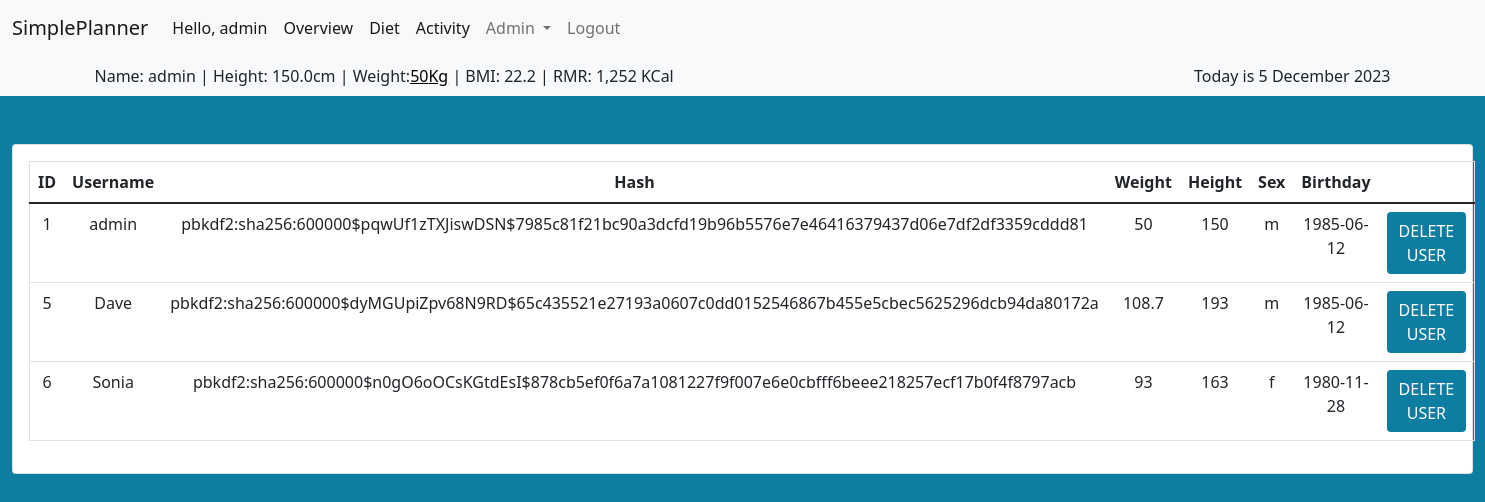
Page /admin_users (signed in) on the earlier database version.
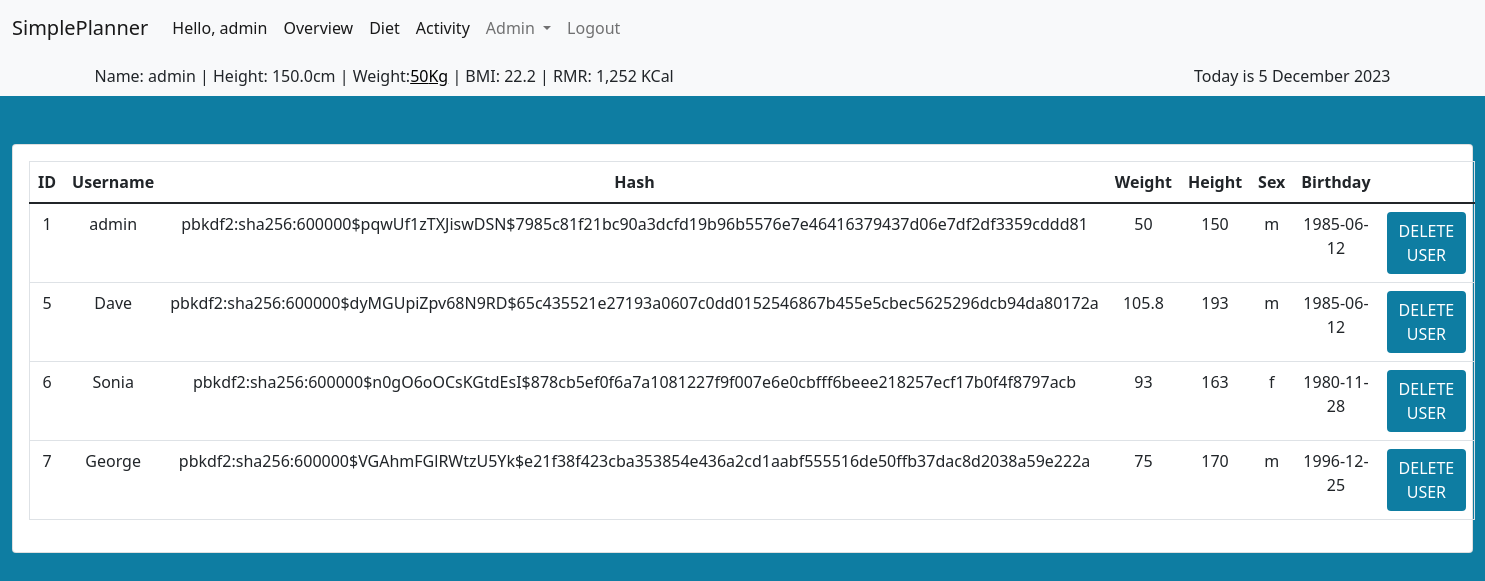
Same page on the later database version.
### tables this page shows
CREATE TABLE "users" (
    id INTEGER PRIMARY KEY, 
    username TEXT NOT NULL, 
    hash TEXT NOT NULL, 
    weight INTEGER NOT NULL,
    height INTEGER NOT NULL,
    birthday DATE NOT NULL,
    sex TEXT NOT NULL CHECK (sex='m' OR sex='f')
);

### app.py (the view)
@app.route("/admin_users")
@helpers.admin_required
def admin_users():
    cur = db.cursor()
    users = cur.execute("SELECT * FROM users").fetchall()
    cur.close()
    return render_template("admin_users.html", users=users)

### helpers.py (called while the page is built)
def dict_factory(cursor, row):
    fields = [column[0] for column in cursor.description]
    return {key: value for key, value in zip(fields, row)}

def admin_required(f):
    @wraps(f)
    def decorated_function(*args, **kwargs):
        if session.get("user_id") != 1:
            return redirect("/logout")
        return f(*args, **kwargs)
    return decorated_function

def kcal(value):
    return f"{value:,} KCal"

def date_format(value):
    months = ("January", "February", "March", "April", "May", "June",
              "July", "August", "September", "October", "November", "December")
    month = months[value.month-1]
    return "{} {} {}".format(value.day, month, value.year)

### templates/admin_users.html (shortened to what this page needs)
{% extends "layout.html" %}
{% block main %}
<div class="card text-center">
    <div class="card-body">
        <table class="table">
            <thead>
                <tr>
                    <th>ID</th>
                    <th>Username</th>
                    <th>Hash</th>
                    <th>Weight</th>
                    <th>Height</th>
                    <th>Sex</th>
                    <th>Birthday</th>
                    <th></th>
                </tr>
            </thead>
            <tbody>
                {% for user in users %}
                <tr>
                    <td>{{ user["id"] }}</td>
                    <td>{{ user["username"] }}</td>
                    <td>{{ user["hash"] }}</td>
                    <td>{{ user["weight"] }}</td>
                    <td>{{ user["height"] }}</td>
                    <td>{{ user["sex"] }}</td>
                    <td>{{ user["birthday"] }}</td>
                    <td>
                        <form action="/delete_user" method="post"
                            onsubmit="return confirm('Are you sure you wish to delete {{ user.username }} ?');">
                            {% if session["user_id"] == user["id"] %}
                            <button type="submit" disabled>DELETE USER</button>
                            {% else %}
                            <button type="submit">DELETE USER</button>
                            {% endif %}
                        </form>
                    </td>
                </tr>
                {% endfor %}
            </tbody>
        </table>
    </div>
</div>
{% endblock %}

### templates/layout.html (shortened to what this page needs)
<!DOCTYPE html>
<html lang="eng">
<head>
    <link href="https://cdn.jsdelivr.net/npm/bootstrap@5.1.3/dist/css/bootstrap.min.css"
 rel="stylesheet">
    <link rel="stylesheet" href="https://cdn.jsdelivr.net/npm/bootstrap-icons@1.11.1/font/bootstrap-icons.css">
    <link rel="stylesheet" type="text/css" href="static/style.css">
</head>
<body>
    <nav class="navbar navbar-expand-lg navbar-light bg-light">
        <div class="container-fluid">
            <a class="navbar-brand" href="/">SimplePlanner</a>
            <div class="collapse navbar-collapse" id="navbarNavDropdown">
                <ul class="navbar-nav">
                    {% if session["user_id"] %}
                    <li class="nav-item">
                        <a class="nav-link active" aria-current="page" href="#">Hello, {{ session["username"] }}</a>
                    </li>
                    <li class="nav-item">
                        <a class="nav-link active" aria-current="page" href="/overview">Overview</a>
                    </li>
                    <li class="nav-item">
                        <a class="nav-link active" aria-current="page" href="/diet_diary">Diet</a>
                    </li>
                    <li class="nav-item">
                        <a class="nav-link active" aria-current="page" href="/exercise_diary">Activity</a>
                    </li>
                    {% if session["user_id"] == 1 %}
                    <li class="nav-item dropdown">
                        <a class="nav-link dropdown-toggle" href="#" id="navbarDropdownMenuLink" role="button"
                            data-bs-toggle="dropdown" aria-expanded="false">
                            Admin
                        </a>
                    </li>
                    {% endif %}
                    <li class="nav-item">
                        <a class="nav-link" href="/logout">Logout</a>
                    </li>
                    {% endif %}
                </ul>
            </div>
        </div>
    </nav>
    {% if session["user_id"] %}
    <nav class="navbar navbar-expand-lg navbar-light bg-light">
        <div class="container">
            <div class="collapse navbar-collapse" id="navbarButtonsExample">
                Name: {{ session["username"] }} | Height: {{ session["height"] }}cm | Weight: <a type="button"
                    data-bs-toggle="modal" data-bs-target="#update_weight" href="#">{{ session['weight'] }}Kg</a>&nbsp|
                BMI: {{ (session["weight"] / ((session["height"] / 100) * (session["height"] / 100))) | round(1,
                'common') }} | RMR: {{ session["rmr"] | kcal }}
            </div>
            <div class="d-flex align-items-center">
                Today is {{ session["today"] | date_format }}
            </div>
        </div>
    </nav>
    {% endif %}
    <main class="container-fluid py-5 text-center">
        {% block main %}{% endblock %}
    </main>
</body>
</html>

### static/style.css (style rules this page uses)
body { background-color: rgb(14, 125, 162); }
a { color: rgb(255, 255, 255); }
table { border: 1px solid; }
button { background-color: rgb(14, 125, 162); border: 2px solid rgb(14, 125, 162); color: white; padding: 5px 10px; text-align: center; text-decoration: none; display: inline-block; font-size: 16px; border-radius: 4px; transition-duration: 0.4s; }
.navbar a, .modal a { color: rgb(0, 0, 0); }

Differences in the rows shown:
changed users "Dave": weight "108.7" → "105.8"
added users: id "7", username "George", hash "pbkdf2:sha256:600000$VGAhmFGlRWtzU5Yk$e21f38f423cba353854e436a2cd1aabf555516de50ffb37dac8d2038a59e222a", weight "75", height "170", sex "m", birthday "1996-12-25", shows "DELETE USER"
